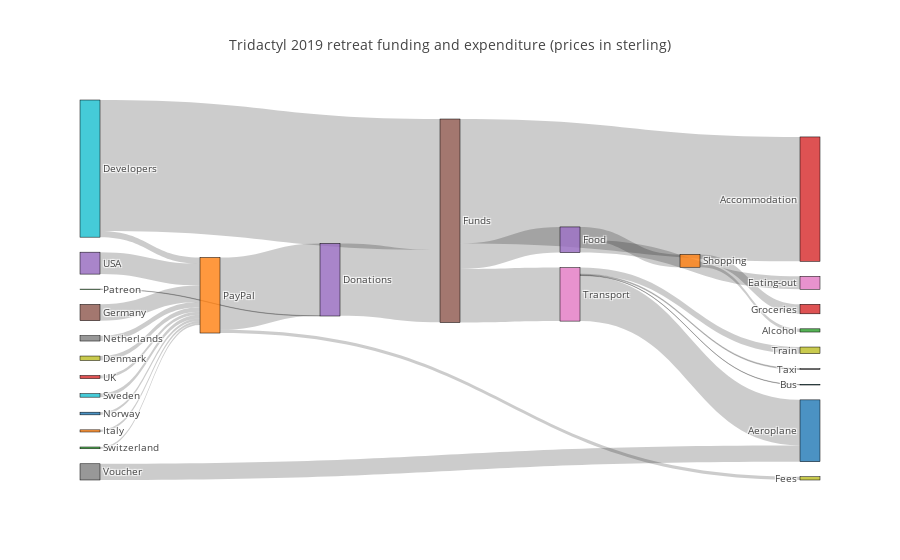

The notebook cell saved with this chart:
### Code cell
categories = """
PayPal
Patreon
UK
USA
Germany
France
Netherlands
Denmark
Sweden
Norway
Italy
Switzerland
Accommodation
Donations
Funds
Transport
Taxi
Train
Bus
Aeroplane
Shopping
Alcohol
Groceries
Food
Restaurants
Eating-out
Voucher
Fees
Developers
""".split("\n")
edges = [
    "UK PayPal 35",
    "USA PayPal 246",
    "Germany PayPal 183",
    "Netherlands PayPal 60",
    "Denmark PayPal 50",
    "Sweden PayPal 40",
    "Norway PayPal 30",
    "Italy PayPal 24",
    "Switzerland PayPal 20",
    "PayPal Fees " + str(1028-180-811.54), # 180 was refunded
    "PayPal Donations 811.54",
    "Patreon Donations 3", # Not including countries as will de-anonymise people
    "Donations Funds 811.54", # Haven't withdrawn from Patreon
    "Funds Accommodation 1395.40",
    "Transport Train " + str(12*2 + 25*2),
    "Transport Taxi " + str(5*2),
    "Transport Bus " + str(4),
    "Transport Aeroplane " + str(300 + 212), # unsure how much other flight was
    "Funds Transport 600",
    "Funds Food " + str(143+130+15),
    "Food Shopping 143",
    "Shopping Groceries " + str(143-36),
    "Shopping Alcohol 36",
    "Food Eating-out " + str(130+15),
    "Voucher Aeroplane " + str(212-30),
    "Developers Funds " + str(2280-811.54),
    "Developers PayPal 70"
]



links = {
    targ: list(map(lambda x: x[targ], [
        {'source': categories.index(x[0]), 'target': categories.index(x[1]), 'value': x[2]} for x in map(lambda x: x.split(), edges)
    ])) for targ in ["source","target","value"]
}


data = dict(
    type='sankey',
    node = dict(
      pad = 15,
      thickness = 20,
      line = dict(
        color = "black",
        width = 0.5
      ),
      label = categories
#      color = ["blue", "blue", "blue", "blue", "blue", "blue"]
    ),
    link = links
)

layout =  dict(
    title = "Tridactyl 2019 retreat funding and expenditure (prices in sterling)",
    font = dict(
      size = 10
    )
)

fig = dict(data=[data], layout=layout)
iplot(fig, validate=False)

### Figure 1 — Plotly figure (JSON) as saved in the notebook; plotly's stock layout.template omitted (floating-point values rounded to 4 significant figures)
{"data": [{"link": {"source": [3, 4, 5, 7, 8, 9, 10, 11, 12, 1, 1, 2, 14, 15, 16, 16, 16, 16, 15, 15, 24, 21, 21, 24, 27, 29, 29], "target": [1, 1, 1, 1, 1, 1, 1, 1, 1, 28, 14, 14, 15, 13, 18, 17, 19, 20, 16, 24, 21, 23, 22, 26, 20, 15, 1], "value": ["35", "246", "183", "60", "50", "40", "30", "24", "20", "36.460000000000036", "811.54", "3", "811.54", "1395.40", "74", "10", "4", "512", "600", "288", "143", "107", "36", "145", "182", "1468.46", "70"]}, "node": {"label": ["", "PayPal", "Patreon", "UK", "USA", "Germany", "France", "Netherlands", "Denmark", "Sweden", "Norway", "Italy", "Switzerland", "Accommodation", "Donations", "Funds", "Transport", "Taxi", "Train", "Bus", "Aeroplane", "Shopping", "Alcohol", "Groceries", "Food", "Restaurants", "Eating-out", "Voucher", "Fees", "Developers", ""], "line": {"color": "black", "width": 0.5}, "pad": 15, "thickness": 20}, "type": "sankey"}], "layout": {"font": {"size": 10}, "title": "Tridactyl 2019 retreat funding and expenditure (prices in sterling)"}}
